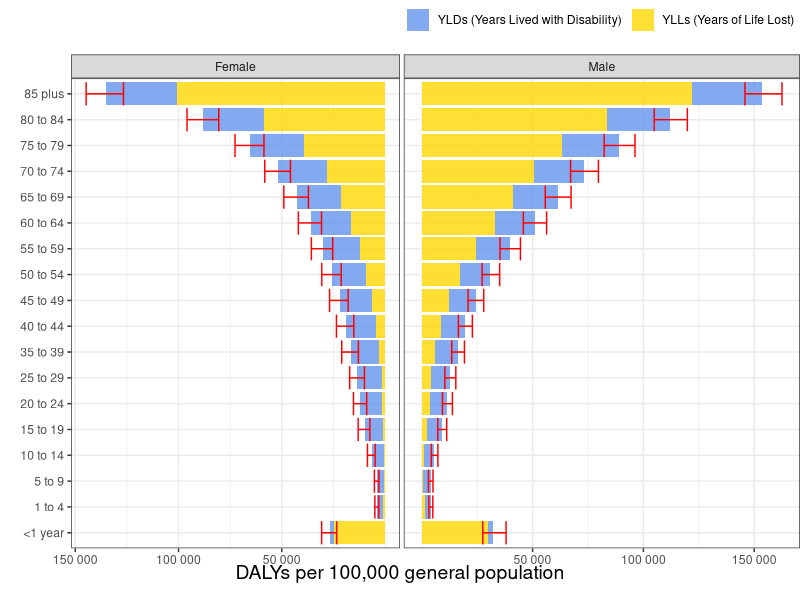

Reproduce this figure in R.
require(tidyverse)
require(cowplot)
require(viridis)

pyramid_data_bars <- read.csv("data/pyramid_data.csv") %>%
  filter(measure_name %in% c("YLLs (Years of Life Lost)", "YLDs (Years Lived with Disability)"),
         age_name != "All Ages") %>%
  mutate(val = ifelse(sex_name == "Female", -1*val, val),
         upper = ifelse(sex_name == "Female", -1*upper, upper),
         lower = ifelse(sex_name == "Female", -1*lower, lower),
         age_id = ifelse(age_id == 28, 1, age_id))

pyramid_data_errors <- read.csv("data/pyramid_data.csv") %>%
  filter(measure_name == "DALYs (Disability-Adjusted Life Years)",
         age_name != "All Ages") %>%
  mutate(val = ifelse(sex_name == "Female", -1*val, val),
         upper = ifelse(sex_name == "Female", -1*upper, upper),
         lower = ifelse(sex_name == "Female", -1*lower, lower),
         age_id = ifelse(age_id == 28, 1, age_id))

p1 <- ggplot()+
  geom_bar(data = filter(pyramid_data_bars, sex_name == "Female"), aes(x = reorder(age_name, age_id), y = val, fill = measure_name),position="stack",  stat = "identity", alpha = 0.8) + 
  geom_errorbar(data = filter(pyramid_data_errors, sex_name == "Female"), aes(x = reorder(age_name, age_id), ymin = lower, ymax = upper), color = "red")+
  coord_flip()+
  scale_y_continuous(breaks = c(-150000, -100000, -50000), 
                     labels = c("150 000", "100 000", "50 000"))+
  facet_grid(. ~sex_name)+
  scale_fill_manual(values=c("cornflowerblue", "gold"))+
  theme_bw()+
  ylab("")+
  xlab("")+
  theme(legend.position = "none", plot.margin = unit(c(0, 0, 0, 0), "cm"))

p2 <- ggplot()+
  geom_bar(data = filter(pyramid_data_bars, sex_name == "Male"), aes(x = reorder(age_name, age_id), y = val, fill = measure_name),position="stack", stat = "identity", alpha = 0.8)+
  geom_errorbar(data = filter(pyramid_data_errors, sex_name == "Male"), aes(x = reorder(age_name, age_id), ymin = lower, ymax = upper), color = "red")+
  coord_flip()+
  scale_y_continuous(breaks = c(50000, 100000, 150000), 
                     labels = c("50 000", "100 000", "150 000"))+
  facet_grid(. ~sex_name)+
  scale_fill_manual(values=c("cornflowerblue", "gold"))+
  theme_bw()+
  ylab("")+
  theme(legend.position = "top", legend.title = element_blank(), axis.title.y=element_blank(), axis.text.y=element_blank(), axis.ticks.y=element_blank(),plot.margin = unit(c(0, 0, 0, 0), "cm"))

fig1 <- plot_grid(p1, p2, nrow = 1, ncol = 2, align = "h", axis = "tblr", scale = 1, labels = NA)
f1 <- ggdraw(add_sub(fig1, "DALYs per 100,000 general population", vpadding=grid::unit(0,"lines"),y=6, x=0.5, vjust=4.5))

ggsave('figures/fig1.png', f1, scale = 2, width = 7, height = 4, units = "in", device='png', dpi=200)


